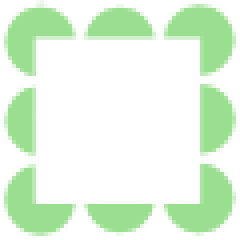
#> input picture webapp/linkstop/media/images/guides/edgemarkers-hover.png, 60 x 60 px (shown 4 times larger)
$ python maketilable2.py ../webapp/linkstop/media/images/guides/edgemarkers-hover.png out.png   (Python 2 division)
#> lines starting #> are read from the running program, lines starting #| are printed output that depends on the picture
import Image
import numpy as np

def maketilable(src_path, dst_path, w=None, h=None):
#> called with dst_path = 'out.png'
    src_img = Image.open(src_path)
#> src_img is the input picture: PIL image 60x60 RGBA; mean R, G, B, A 225.2, 245.6, 222, 111.9
    src_img = src_img.convert('RGB')
#> src_img: PIL image 60x60 RGB
    src = np.asarray(src_img)

    src_w, src_h, ncolors = src.shape
#> src_w = 60; src_h = 60; ncolors = 3

    if w is None:
        w = src_w
#> w = 60
    if h is None:
        h = src_h
#> h = 60

    def warp(p, l, dl):
#> called with p = array of shape (60,), l = 59, dl = 59
        i = p * 1.0 / l
#> i = 60 values from 0 to 1
        i = np.sin(i*np.pi*2 + np.pi)
        i = i / 2.0 + .5
        return abs(i * dl)

    xp = warp(np.arange(w), w-1, src_w-1)[:,np.newaxis]
    yp = warp(np.arange(h), h-1, src_h-1)[np.newaxis,:]

    x = xp.astype(int)
    y = yp.astype(int)

    x1 = (x + 1) % src_w
    y1 = (y + 1) % src_h

    a = src[x, y]
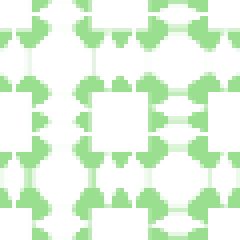
#> a: shape (60, 60, 3) (shown 4 times larger); mean R, G, B 225.8, 245.7, 222.6
    b = src[x1, y]
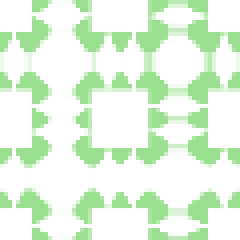
#> b: shape (60, 60, 3) (shown 4 times larger); mean R, G, B 225.8, 245.8, 222.6
    c = src[x, y1]
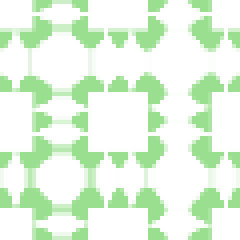
#> c: shape (60, 60, 3) (shown 4 times larger); mean R, G, B 225.7, 245.7, 222.5
    d = src[x1, y1]
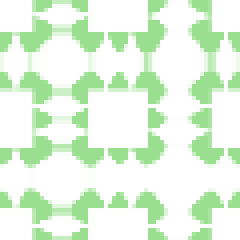
#> d: shape (60, 60, 3) (shown 4 times larger); mean R, G, B 225.8, 245.8, 222.6

    frac_x = (xp - np.floor(xp))[...,np.newaxis]
    frac_y = (yp - np.floor(yp))[...,np.newaxis]

#> (the run stopped early here; a loop or call above may not have finished)
